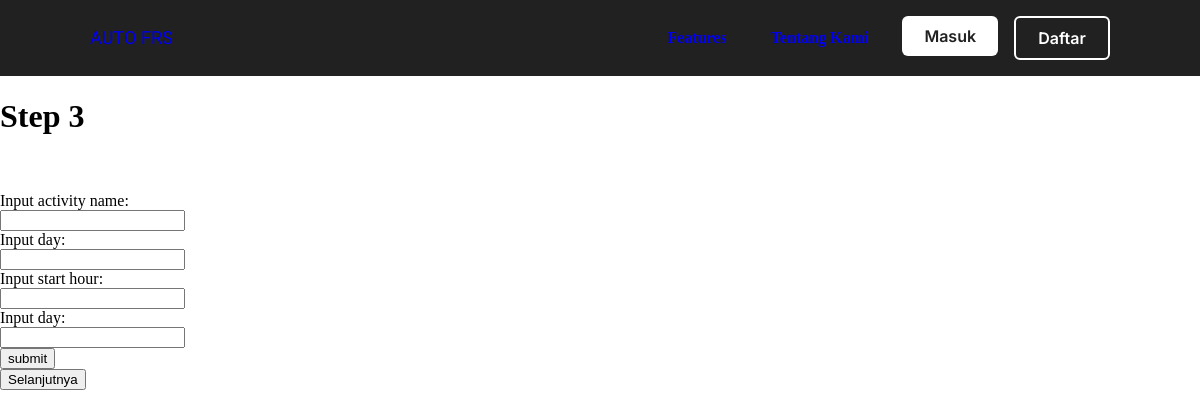
The app's page /schedule/step3/, older data.
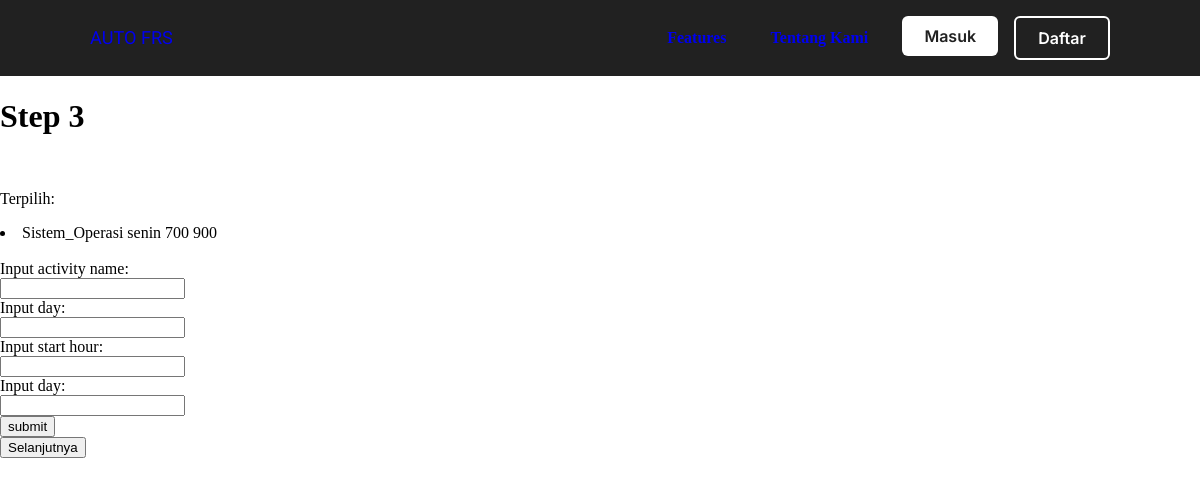
The same page, newer data.
### app1/models.py (models this page shows, shortened)
class Schedule(models.Model):
    name = models.CharField(max_length=256)
    subject_code = models.CharField(max_length=256)
    day = models.CharField(max_length=256)
    start_hour = models.CharField(max_length=256)
    end_hour = models.CharField(max_length=256)

### app1/cspalgo.py (the view)
# urls.py: path('schedule/step3/', cspalgo.input_activity, name='input_activity'),
def input_activity(request):
    template = loader.get_template('input_activity.html')
    context = {}
    this_schedule = Schedule.objects.all()
    context.update({"this_schedule": this_schedule})
    form = InputActivity(request.POST)
    if form.is_valid():
        name = form.cleaned_data['name']
        day = form.cleaned_data['day']
        start_hour = form.cleaned_data['start_hour']
        end_hour = form.cleaned_data['end_hour']
        scheduled = Schedule.objects.all()
        flag = 0
        for item in scheduled:
            if (day == item.day) and (int(start_hour) < int(item.end_hour)) and (int(end_hour) > int(item.start_hour)):
                flag = 1
                break
        if flag == 0:
            arr = []
            arr.append(name)
            arr.append('-')
            arr.append(day)
            arr.append(start_hour)
            arr.append(end_hour)
            add_activity(arr)
        this_schedule = Schedule.objects.all()
        context.update({"this_schedule": this_schedule})
        return HttpResponse(template.render(context, request))
    else:
        form = InputActivity(request.POST)
    return HttpResponse(template.render(context, request))

### app1/templates/input_activity.html (shortened to what this page needs)
{% load static %}
<!DOCTYPE html>
<html>
  <head>
    <link rel="stylesheet" href="https://unpkg.com/xterm/css/xterm.css">
    <link href="https://unpkg.com/aos@2.3.1/dist/aos.css" rel="stylesheet">
    <link rel="stylesheet" href="{% static 'stylesheet/style.css' %}">
  </head>
  <body>
  {% include 'navbar.html' %}
  <h1>Step 3</h1><br>
  {% if this_schedule %}
  <p>Terpilih:</p>
    {% for item in this_schedule %}
      <li>{{ item.name }} {{ item.day }} {{ item.start_hour }} {{ item.end_hour }}</li>
    {% endfor %}
  {% endif %}
  <br>
  <form method="POST">
    <label for="name">Input activity name:</label><br>
    <input type="text" id="name" name="name">
    <br>
    <label for="day">Input day:</label><br>
    <input type="text" id="day" name="day">
    <br>
    <label for="start_hour">Input start hour:</label><br>
    <input type="text" id="start_hour" name="start_hour">
    <br>
    <label for="end_hour">Input day:</label><br>
    <input type="text" id="end_hour" name="end_hour">
    <br>
    <input type="submit" value="submit">
  </form>
  <button onclick="location.href='{% url 'app1:result' %}';">Selanjutnya</button>
  </body>
</html>

Row changes from the older to the newer data that the page shows:
added Schedule: name "Sistem_Operasi", day "senin", start_hour "700", end_hour "900"
Text that changed along with them:
text now shown: "Terpilih:"
